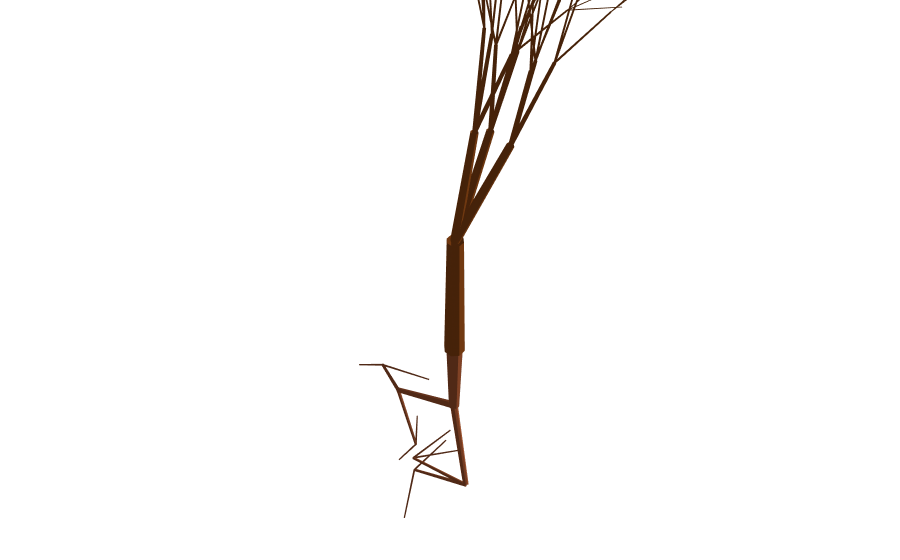

The code cell stored with this chart in its notebook:
### Code cell
import numpy as np
import plotly.graph_objects as go
from ipywidgets import interact, widgets

def cylinder_mesh(p0, p1, radius_base, radius_top, sections=8):
    """
    Generate mesh data for a tapered cylinder (frustum) between two points.
    """
    # Vector from p0 to p1
    v = np.array(p1) - np.array(p0)
    # Length of the cylinder
    length = np.linalg.norm(v)
    if length == 0:
        return None
    # Unit vector in direction of the cylinder
    v = v / length

    # Create arbitrary vectors orthogonal to v
    not_v = np.array([1, 0, 0])
    if np.allclose(v, not_v):
        not_v = np.array([0, 1, 0])
    n1 = np.cross(v, not_v)
    n1 /= np.linalg.norm(n1)
    n2 = np.cross(v, n1)

    # Create circle points in the plane orthogonal to v
    t = np.linspace(0, 2 * np.pi, sections, endpoint=False)
    circle_base = n1[:, None] * np.cos(t)[None, :] + n2[:, None] * np.sin(t)[None, :]
    circle_top = circle_base.copy()

    # Scale circles by radii
    circle_base *= radius_base
    circle_top *= radius_top

    # Points at base and top
    base_points = p0[:, None] + circle_base
    top_points = p1[:, None] + circle_top

    # Combine points
    x = np.hstack([base_points[0], top_points[0]])
    y = np.hstack([base_points[1], top_points[1]])
    z = np.hstack([base_points[2], top_points[2]])

    # Create faces
    faces = []
    n = sections
    for i in range(n):
        next_i = (i + 1) % n
        faces.append([i, next_i, n + next_i])
        faces.append([i, n + next_i, n + i])
    return x, y, z, faces

def rotate_vector(v, k, theta):
    """
    Rotate vector v around axis k by angle theta using Rodrigues' rotation formula.
    """
    v_rot = v * np.cos(theta) + np.cross(k, v) * np.sin(theta) + k * np.dot(k, v) * (1 - np.cos(theta))
    return v_rot

def grow_tree(p0, direction, length, radius_base, taper_ratio, levels, angle, length_reduction,
              branches_per_level, tree_elements, is_root=False):
    """
    Recursively grow the tree from point p0 in a given direction.
    """
    if levels == 0 or radius_base < 0.01 or length < 0.01:
        return

    # Calculate end point of the current branch
    p1 = p0 + direction * length

    # Ensure roots do not grow above ground level
    if is_root and p1[2] > 0:
        p1[2] = 0

    # Calculate top radius using consistent tapering
    radius_top = radius_base * taper_ratio

    # Add the cylinder representing the trunk or branch
    cylinder = cylinder_mesh(p0, p1, radius_base, radius_top)
    if cylinder:
        x, y, z, faces = cylinder
        tree_elements.append({
            'x': x,
            'y': y,
            'z': z,
            'faces': faces,
            'color': 'saddlebrown' if not is_root else 'sienna'
        })

    # Calculate base radius of child branches
    N = branches_per_level
    if N > 0:
        radius_base_child = radius_top / np.sqrt(N)
    else:
        radius_base_child = 0

    # Length of child branches
    length_child = length * length_reduction

    # Generate branches at this level
    for _ in range(N):
        # Random rotation for natural appearance
        if is_root:
            # For roots, theta ranges from π/2 to π (90° to 180°), pointing downward
            min_theta = np.pi / 2
            max_theta = np.pi / 2 + angle
            theta = min_theta + np.random.rand() * (max_theta - min_theta)
        else:
            # For crown, theta ranges from 0 to angle (pointing upward)
            min_theta = 0
            max_theta = angle
            theta = min_theta + np.random.rand() * (max_theta - min_theta)

        # Add small random variation
        theta += (np.random.rand() - 0.5) * np.deg2rad(10)
        phi = np.random.rand() * 2 * np.pi

        # Ensure theta is within valid range
        if is_root:
            theta = np.clip(theta, np.pi / 2, np.pi)
        else:
            theta = np.clip(theta, 0, np.pi / 2)

        # Spherical to Cartesian coordinates
        new_direction = np.array([
            np.sin(theta) * np.cos(phi),
            np.sin(theta) * np.sin(phi),
            np.cos(theta)
        ])

        # Rotate new_direction to align with the parent branch direction
        rotation_axis = np.cross([0, 0, 1], direction)
        rotation_angle = np.arccos(np.clip(np.dot(direction, [0, 0, 1]), -1.0, 1.0))
        if np.linalg.norm(rotation_axis) > 1e-6:
            rotation_axis /= np.linalg.norm(rotation_axis)
            new_direction = rotate_vector(new_direction, rotation_axis, rotation_angle)

        # Recursive call to grow the branch
        grow_tree(
            p1,
            new_direction,
            length_child,
            radius_base_child,
            taper_ratio,
            levels - 1,
            angle,
            length_reduction,
            branches_per_level,
            tree_elements,
            is_root=is_root
        )

def plot_tree(
    # Crown parameters
    crown_levels, crown_length, crown_radius, crown_taper_ratio, crown_angle_deg, crown_length_reduction, crown_branches_per_level,
    # Root parameters
    root_levels, root_length, root_radius, root_taper_ratio, root_angle_deg, root_length_reduction, root_branches_per_level
):
    tree_elements = []
    # Start with the main trunk (above ground)
    p0 = np.array([0, 0, 0])
    direction = np.array([0, 0, 1])  # Grow upwards
    crown_angle_rad = np.deg2rad(crown_angle_deg)
    grow_tree(
        p0,
        direction,
        crown_length,
        crown_radius,
        crown_taper_ratio,
        crown_levels,
        crown_angle_rad,
        crown_length_reduction,
        crown_branches_per_level,
        tree_elements,
        is_root=False
    )

    # Now grow the roots (below ground)
    direction_root = np.array([0, 0, -1])  # Grow downwards
    root_angle_rad = np.deg2rad(root_angle_deg)
    grow_tree(
        p0,
        direction_root,
        root_length,
        root_radius,
        root_taper_ratio,
        root_levels,
        root_angle_rad,
        root_length_reduction,
        root_branches_per_level,
        tree_elements,
        is_root=True
    )

    # Plotting
    fig = go.Figure()
    for elem in tree_elements:
        fig.add_trace(go.Mesh3d(
            x=elem['x'],
            y=elem['y'],
            z=elem['z'],
            i=[face[0] for face in elem['faces']],
            j=[face[1] for face in elem['faces']],
            k=[face[2] for face in elem['faces']],
            color=elem['color'],
            flatshading=True,
            lighting=dict(ambient=0.5, diffuse=0.8, roughness=0.9),
            showscale=False
        ))
    fig.update_layout(
        scene=dict(
            xaxis=dict(visible=False),
            yaxis=dict(visible=False),
            zaxis=dict(visible=False),
            aspectmode='data'
        ),
        showlegend=False,
        margin=dict(l=0, r=0, t=0, b=0)
    )
    fig.show()

# Interactive widgets
crown_controls = {
    'crown_levels': widgets.IntSlider(min=1, max=8, step=1, value=5, description='Crown Levels'),
    'crown_length': widgets.FloatSlider(min=1, max=15, step=0.5, value=7, description='Crown Length'),
    'crown_radius': widgets.FloatSlider(min=0.1, max=1.5, step=0.1, value=0.5, description='Crown Radius'),
    'crown_taper_ratio': widgets.FloatSlider(min=0.5, max=1.0, step=0.05, value=0.7, description='Crown Taper'),
    'crown_angle_deg': widgets.FloatSlider(min=10, max=80, step=5, value=30, description='Crown Angle'),
    'crown_length_reduction': widgets.FloatSlider(min=0.5, max=1.0, step=0.05, value=0.7, description='Crown Length Red.'),
    'crown_branches_per_level': widgets.IntSlider(min=0, max=8, step=1, value=3, description='Crown Branches')
}

root_controls = {
    'root_levels': widgets.IntSlider(min=1, max=8, step=1, value=4, description='Root Levels'),
    'root_length': widgets.FloatSlider(min=1, max=15, step=0.5, value=5, description='Root Length'),
    'root_radius': widgets.FloatSlider(min=0.1, max=1.5, step=0.1, value=0.4, description='Root Radius'),
    'root_taper_ratio': widgets.FloatSlider(min=0.5, max=1.0, step=0.05, value=0.7, description='Root Taper'),
    'root_angle_deg': widgets.FloatSlider(min=-80, max=80, step=5, value=45, description='Root Angle'),
    'root_length_reduction': widgets.FloatSlider(min=0.5, max=1.0, step=0.05, value=0.8, description='Root Length Red.'),
    'root_branches_per_level': widgets.IntSlider(min=0, max=8, step=1, value=2, description='Root Branches')
}

interact(
    plot_tree,
    **crown_controls,
    **root_controls
)
